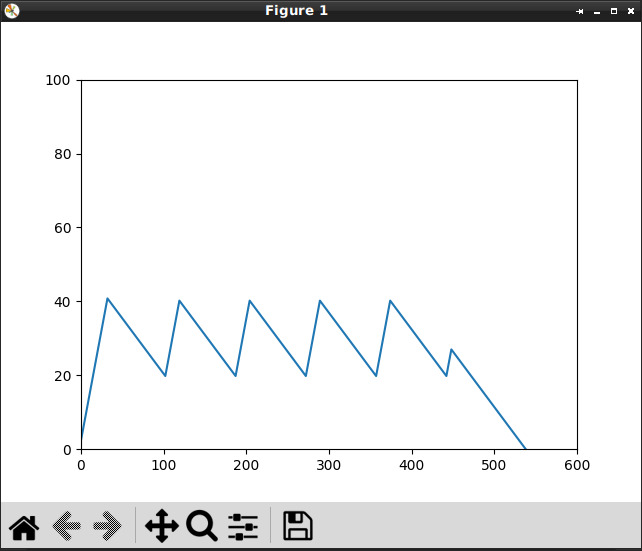

This figure's Python source:
import datetime

from matplotlib import pyplot as plt
from matplotlib.animation import FuncAnimation
import numpy as np

from pycontrolflow.FlowExecutor import FlowExecutor
from pycontrolflow.nodes.comparators.SchmittGate import SchmittGate
from pycontrolflow.nodes.datetime.TimeCheck import TimeCheck
from pycontrolflow.nodes.logic.And import And

ticks = 0


def main():
    executor = FlowExecutor()

    start_date = datetime.datetime(2022, 1, 1, 0, 0, 0)

    water_level = executor.memory("current_level", float, 0)  # Memory cell holding current water level
    pump_required = executor.var("pump_required", bool)  # Variable holding value if water level is too low
    time_check_ok = executor.var("time_check_ok", bool)  # Variable holding value if pump can be enabled
    pump_enabled = executor.var("pump_enabled", bool)  # Output variable determining if pump should be on

    executor.add([
        SchmittGate(water_level, 20, 40, initial=True, invert=True).to(pump_required),
        TimeCheck(datetime.time(0, 0, 0), datetime.time(0, 7, 30)).to(time_check_ok),

        And(pump_required, time_check_ok).to(pump_enabled),
    ])

    animation_end_time = 600
    animation_interval = 0.1

    figure, ax = plt.subplots()
    ax.set_xlim(0, animation_end_time)
    ax.set_ylim(0, 100)
    line, = ax.plot(0, 0)

    x = []
    y = []

    def animation_function(i):
        global ticks

        ticks += 1

        cur_date = start_date + datetime.timedelta(seconds=ticks)
        executor.run(cur_date)

        is_pump_enabled = pump_enabled.get()

        if is_pump_enabled:
            water_level.increment(1.5)

        if water_level.get() > 0:
            water_level.increment(-0.3)

        x.append(i * (1 / animation_interval))
        y.append(water_level.get())

        line.set_xdata(x)
        line.set_ydata(y)
        return line,

    _ = FuncAnimation(figure,
                      func=animation_function,
                      frames=np.arange(0, animation_end_time, animation_interval),
                      interval=1 / animation_interval,
                      repeat=False)
    plt.show()


main()
